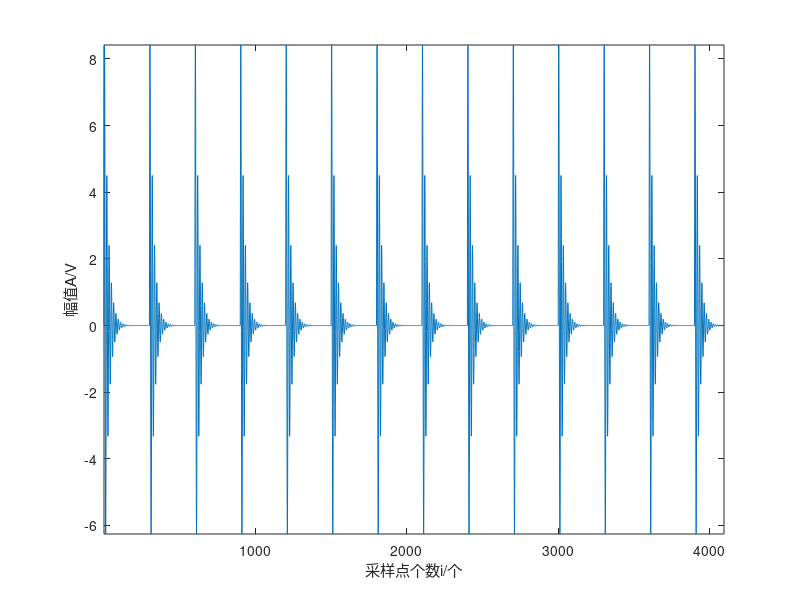

This figure's MATLAB source: (Note: this script raises an error after producing the figure.)
% 清空工作区
clc
clear all
close all

addpath('.\公式插件包\');
% 构建原始仿真冲击信号
fs = 30e3;                  % 采样频率
fn = 2e3/1;                   % 固有频率
y0 =10;                      % 位移常数
g = 0.1;                     % 阻尼系数
T = 0.005*2;                   % 重复周期
N = 4096;                  % 采样点数
NT = round(fs*T);      % 单周期采样点数
t = 0:1/fs:(N-1)/fs;      % 采样时刻
t0 = 0:1/fs:(NT-1)/fs;  % 单周期采样时刻
K = ceil(N/NT)+1;       % 重复次数
y = [];
for i = 1:K
    y = [y,y0*exp(-g*2*pi*fn*t0).*sin(2*pi*fn*sqrt(1-g^2)*t0)];
end
x = y(1:N);
figure(1)
plot(x);
ylabel('幅值A/V');%%%%纵坐标的含义
xlabel('采样点个数i/个');%%%%横坐标的含义
   axis tight 
%  axis([0,4000,-inf,inf]);
% 信噪比和信号指定功率
amp=-10;%加入随机噪声，加噪后信噪比为-2
y=noisegen(x,amp);
SNRValues1 = amp;
%% 参数设置
block_size=[1,256];%字典原子长度
step_size=[1,1];%每次移动步长

d_1=8;
d_2=8;
d_3=16;
d_4=16;
%%
% 字典学习
Data = im2colstep(y, block_size, step_size);
rperm = randperm(size(Data, 2));
line = round(1 * length(rperm));
Datapatch = Data(:, rperm(1:line));
learnt_dict = filter_learning(Data, 9.5);
a1=OMP(learnt_dict,Data,9);
s_n=learnt_dict * a1;
A2 = col2imstep(s_n, size(y), block_size, step_size);
Y2 = countcover(size(y), block_size, step_size);
denoise = A2 ./ Y2;
%% 
% 计算最终信噪比
origSignal = x;
errorSignal1 =x-denoise;
signal_2 = sum(origSignal(:).^2);
noise_2 = sum(errorSignal1(:).^2);
SNRValues2 = 10 * log10(signal_2 / noise_2);
%%
%硬阈值
% o=find(abs(denoise)<3.5);
% denoise(o)=0;
% 输出初始和最终信噪比
fprintf('初始信噪比（SNRValues1）: %.2f dB\n', SNRValues1);
fprintf('最终信噪比（SNRValues2）: %.2f dB\n', SNRValues2);


figure(1)
I = displayDictionaryElementsAsImage(learnt_dict,d_1,d_2,d_3,d_4);


figure(2)
subplot(3,1,1)
plot(x)
title('原始无噪信号')
subplot(3,1,2)
plot(y)
title('含噪的信号')
subplot(3,1,3)
plot(denoise)
title('去噪后的信号')
sgtitle('DDTF去噪')
%%
figure(3)
y0=fft(x,N);%傅里叶变换
mag0=abs(y0);
f=(0:length(y0)-1)'*fs/length(y0);
plot(f(1:N/2),mag0(1:N/2));%绘制频谱图
ylabel('幅值');xlabel('频率/HZ')
title('原始无噪频域图');
y1=fft(y,N);%傅里叶变换
mag1=abs(y1);
figure(4)
plot(f(1:N/2),mag1(1:N/2));%绘制频谱图
ylabel('幅值');xlabel('频率/HZ')
title('加噪后频域图');
y2=fft(denoise,N);%傅里叶变换
mag2=abs(y2);
figure(5)
plot(f(1:N/2),mag2(1:N/2));%绘制频谱图
ylabel('Amp');xlabel('Frequency/Hz')
title('(e)');
ylim([0 2000]);
x_min = 0;
x_max = 5000;
y_min = 0;
y_max = 2000;
% 绘制虚线框
hold on;
rectangle('Position', [x_min, y_min, x_max - x_min, y_max - y_min], 'EdgeColor', 'r', 'LineStyle', '--');
hold off;
% 绘制局部放大的图
figure(11);
plot(f(1:N/2),mag2(1:N/2));
ylabel('Amp');%%%%纵坐标的含义
xlabel('Frequency/Hz');%%%%横坐标的含义
title('(e1)');
 % 设置局部放大的区域
xlim([0, 5000]); % 设置 X 轴范围为 [2, 4]
ylim([0, 2000]); % 设置 Y 轴范围为 [0.5, 1]
figure(6)

pspectrum(denoise,t,'spectrogram','TimeResolution', 0.1,...
    'OverlapPercent',99,'Leakage',0.85) %计算绘制时谱图,时间分辨率为0.1，相邻段之间重叠为99%，频谱泄漏量为0.85
title('(e)');
ylabel('Frequency/kHz');%%%%纵坐标的含义
xlabel('Time/s');%%%%横坐标的含义
figure(7)
plot(denoise);
ylabel('Amp');%%%%纵坐标的含义
xlabel('Sample Number');%%%%横坐标的含义
title('(e)');
   axis tight 
     ylim([-15 15]);
%%
%%
% 1. 计算数据的平均值
mean_data1 = mean(x);
mean_data2 = mean(denoise);

% 2. 计算数据的标准差
std_data1 = std(x);
std_data2 = std(denoise);

% 3. 计算协方差
covariance = cov(x, denoise);

% 4. 计算皮尔逊相关系数
pearson_corr = covariance(1,2) / (std_data1 * std_data2);

% 显示结果
disp(['皮尔逊相关系数 (Pearson correlation) = ', num2str(pearson_corr)]);
